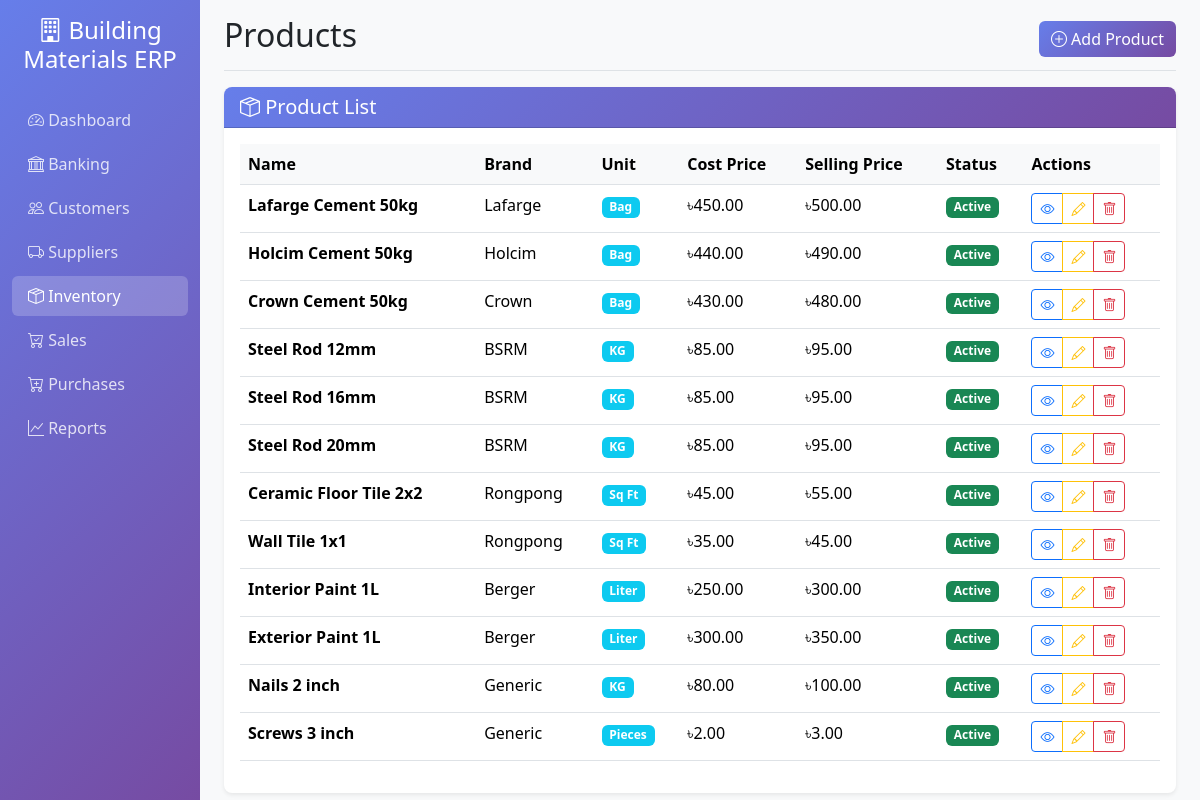
The app's page /stock/products/ with its own data.
### stock/models.py (models this page shows, shortened)
class Product(models.Model):
    UNIT_TYPES = [
        ('bag', 'Bag'),
        ('bundle', 'Bundle'),
        ('pcs', 'Pieces'),
        ('kg', 'Kilogram'),
        ('sqft', 'Square Feet'),
        ('liter', 'Liter'),
        ('other', 'Other'),
    ]
    name = models.CharField(max_length=200)
    unit_type = models.CharField(max_length=20, choices=UNIT_TYPES)
    unit_name = models.CharField(max_length=50)
    brand = models.CharField(max_length=100, blank=True)
    description = models.TextField(blank=True)
    cost_price = models.DecimalField(max_digits=15, decimal_places=2, default=0)
    selling_price = models.DecimalField(max_digits=15, decimal_places=2, default=0)
    min_stock_level = models.DecimalField(max_digits=10, decimal_places=2, default=0)
    is_active = models.BooleanField(default=True)
    created_at = models.DateTimeField(auto_now_add=True)
    updated_at = models.DateTimeField(auto_now=True)
    class Meta:
        verbose_name = "Product"
        verbose_name_plural = "Products"

### stock/views.py (the view)
# urls.py: path('products/', views.ProductListView.as_view(), name='product_list'),
class ProductListView(ListView):
    model = Product
    template_name = 'stock/product_list.html'
    context_object_name = 'products'

### templates/stock/product_list.html (shortened to what this page needs)
{% extends 'base.html' %}
{% block page_title %}Products{% endblock %}
{% block page_actions %}
<div class="btn-group">
    <a href="{% url 'stock:product_create' %}" class="btn btn-primary">
        <i class="bi bi-plus-circle"></i> Add Product
    </a>
</div>
{% endblock %}
{% block content %}
<div class="row">
    <div class="col-12">
        <div class="card">
            <div class="card-header">
                <h5 class="mb-0">
                    <i class="bi bi-box-seam"></i>
                    Product List
                </h5>
            </div>
            <div class="card-body">
                {% if products %}
                <div class="table-responsive">
                    <table class="table table-hover">
                        <thead>
                            <tr>
                                <th>Name</th>
                                <th>Brand</th>
                                <th>Unit</th>
                                <th>Cost Price</th>
                                <th>Selling Price</th>
                                <th>Status</th>
                                <th>Actions</th>
                            </tr>
                        </thead>
                        <tbody>
                            {% for product in products %}
                            <tr>
                                <td>
                                    <strong>{{ product.name }}</strong>
                                </td>
                                <td>{{ product.brand|default:"-" }}</td>
                                <td>
                                    <span class="badge bg-info">{{ product.unit_name }}</span>
                                </td>
                                <td>৳{{ product.cost_price|floatformat:2 }}</td>
                                <td>৳{{ product.selling_price|floatformat:2 }}</td>
                                <td>
                                    {% if product.is_active %}
                                        <span class="badge bg-success">Active</span>
                                    {% else %}
                                        <span class="badge bg-danger">Inactive</span>
                                    {% endif %}
                                </td>
                                <td>
                                    <div class="btn-group btn-group-sm">
                                        <a href="{% url 'stock:product_detail' product.pk %}" class="btn btn-outline-primary">
                                            <i class="bi bi-eye"></i>
                                        </a>
                                        <a href="{% url 'stock:product_edit' product.pk %}" class="btn btn-outline-warning">
                                            <i class="bi bi-pencil"></i>
                                        </a>
                                        <a href="{% url 'stock:product_delete' product.pk %}" class="btn btn-outline-danger">
                                            <i class="bi bi-trash"></i>
                                        </a>
                                    </div>
                                </td>
                            </tr>
                            {% endfor %}
                        </tbody>
                    </table>
                </div>
                {% endif %}
            </div>
        </div>
    </div>
</div>
{% endblock %}

### templates/base.html (style rules this page uses)
.card { border: none; box-shadow: 0 0.125rem 0.25rem rgba(0, 0, 0, 0.075); border-radius: 0.5rem; }
.card-header { background: linear-gradient(135deg, #667eea 0%, #764ba2 100%); color: white; border-radius: 0.5rem 0.5rem 0 0 !important; }
.btn-primary { background: linear-gradient(135deg, #667eea 0%, #764ba2 100%); border: none; }
.table th { background-color: #f8f9fa; border-top: none; }

### records on screen
Product: name "Lafarge Cement 50kg", brand "Lafarge", unit_name "Bag", cost_price "450.00", selling_price "500.00", is_active "Active"
Product: name "Holcim Cement 50kg", brand "Holcim", unit_name "Bag", cost_price "440.00", selling_price "490.00", is_active "Active"
Product: name "Crown Cement 50kg", brand "Crown", unit_name "Bag", cost_price "430.00", selling_price "480.00", is_active "Active"
Product: name "Steel Rod 12mm", brand "BSRM", unit_name "KG", cost_price "85.00", selling_price "95.00", is_active "Active"
Product: name "Steel Rod 16mm", brand "BSRM", unit_name "KG", cost_price "85.00", selling_price "95.00", is_active "Active"
Product: name "Steel Rod 20mm", brand "BSRM", unit_name "KG", cost_price "85.00", selling_price "95.00", is_active "Active"
Product: name "Ceramic Floor Tile 2x2", brand "Rongpong", unit_name "Sq Ft", cost_price "45.00", selling_price "55.00", is_active "Active"
Product: name "Wall Tile 1x1", brand "Rongpong", unit_name "Sq Ft", cost_price "35.00", selling_price "45.00", is_active "Active"
Product: name "Interior Paint 1L", brand "Berger", unit_name "Liter", cost_price "250.00", selling_price "300.00", is_active "Active"
Product: name "Exterior Paint 1L", brand "Berger", unit_name "Liter", cost_price "300.00", selling_price "350.00", is_active "Active"
Product: name "Nails 2 inch", brand "Generic", unit_name "KG", cost_price "80.00", selling_price "100.00", is_active "Active"
Product: name "Screws 3 inch", brand "Generic", unit_name "Pieces", cost_price "2.00", selling_price "3.00", is_active "Active"
